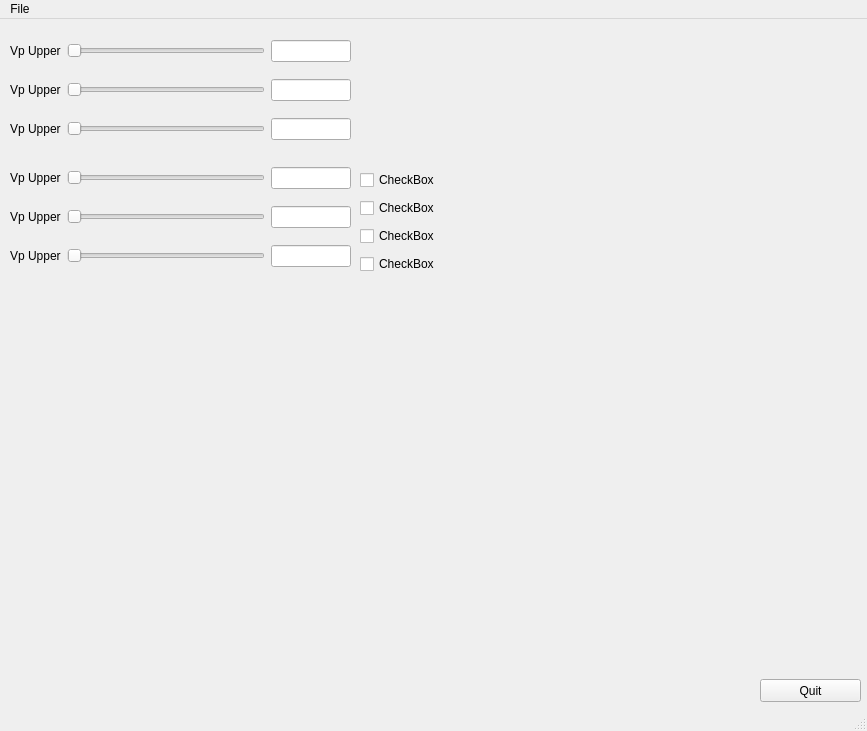
<?xml version="1.0" encoding="UTF-8"?>
<ui version="4.0">
 <class>MainWindow</class>
 <widget class="QMainWindow" name="MainWindow">
  <property name="geometry">
   <rect>
    <x>0</x>
    <y>0</y>
    <width>867</width>
    <height>731</height>
   </rect>
  </property>
  <property name="windowTitle">
   <string>MainWindow</string>
  </property>
  <widget class="QWidget" name="centralwidget">
   <widget class="QPushButton" name="pushButton_quit">
    <property name="geometry">
     <rect>
      <x>760</x>
      <y>660</y>
      <width>101</width>
      <height>23</height>
     </rect>
    </property>
    <property name="text">
     <string>Quit</string>
    </property>
   </widget>
   <widget class="QWidget" name="verticalLayoutWidget">
    <property name="geometry">
     <rect>
      <x>10</x>
      <y>10</y>
      <width>341</width>
      <height>251</height>
     </rect>
    </property>
    <layout class="QVBoxLayout" name="slidersvLayout">
     <item>
      <layout class="QHBoxLayout" name="hLayout1">
       <item>
        <widget class="QLabel" name="label_1">
         <property name="text">
          <string>Vp Upper</string>
         </property>
        </widget>
       </item>
       <item>
        <widget class="QSlider" name="horizontalSlider_5">
         <property name="enabled">
          <bool>true</bool>
         </property>
         <property name="maximumSize">
          <size>
           <width>200</width>
           <height>16777215</height>
          </size>
         </property>
         <property name="orientation">
          <enum>Qt::Horizontal</enum>
         </property>
        </widget>
       </item>
       <item>
        <widget class="QLineEdit" name="lineEdit_1">
         <property name="maximumSize">
          <size>
           <width>80</width>
           <height>16777215</height>
          </size>
         </property>
        </widget>
       </item>
      </layout>
     </item>
     <item>
      <layout class="QHBoxLayout" name="hLayout2">
       <item>
        <widget class="QLabel" name="label_4">
         <property name="text">
          <string>Vp Upper</string>
         </property>
        </widget>
       </item>
       <item>
        <widget class="QSlider" name="horizontalSlider_4">
         <property name="enabled">
          <bool>true</bool>
         </property>
         <property name="maximumSize">
          <size>
           <width>200</width>
           <height>16777215</height>
          </size>
         </property>
         <property name="orientation">
          <enum>Qt::Horizontal</enum>
         </property>
        </widget>
       </item>
       <item>
        <widget class="QLineEdit" name="lineEdit_4">
         <property name="maximumSize">
          <size>
           <width>80</width>
           <height>16777215</height>
          </size>
         </property>
        </widget>
       </item>
      </layout>
     </item>
     <item>
      <layout class="QHBoxLayout" name="hLayout3">
       <item>
        <widget class="QLabel" name="label_3">
         <property name="text">
          <string>Vp Upper</string>
         </property>
        </widget>
       </item>
       <item>
        <widget class="QSlider" name="horizontalSlider_3">
         <property name="enabled">
          <bool>true</bool>
         </property>
         <property name="maximumSize">
          <size>
           <width>200</width>
           <height>16777215</height>
          </size>
         </property>
         <property name="orientation">
          <enum>Qt::Horizontal</enum>
         </property>
        </widget>
       </item>
       <item>
        <widget class="QLineEdit" name="lineEdit_3">
         <property name="maximumSize">
          <size>
           <width>80</width>
           <height>16777215</height>
          </size>
         </property>
        </widget>
       </item>
      </layout>
     </item>
     <item>
      <spacer name="verticalSpacer">
       <property name="orientation">
        <enum>Qt::Vertical</enum>
       </property>
       <property name="sizeType">
        <enum>QSizePolicy::Fixed</enum>
       </property>
       <property name="sizeHint" stdset="0">
        <size>
         <width>10</width>
         <height>10</height>
        </size>
       </property>
      </spacer>
     </item>
     <item>
      <layout class="QHBoxLayout" name="hLayout4">
       <item>
        <widget class="QLabel" name="label_5">
         <property name="text">
          <string>Vp Upper</string>
         </property>
        </widget>
       </item>
       <item>
        <widget class="QSlider" name="horizontalSlider_6">
         <property name="enabled">
          <bool>true</bool>
         </property>
         <property name="maximumSize">
          <size>
           <width>200</width>
           <height>16777215</height>
          </size>
         </property>
         <property name="orientation">
          <enum>Qt::Horizontal</enum>
         </property>
        </widget>
       </item>
       <item>
        <widget class="QLineEdit" name="lineEdit_5">
         <property name="maximumSize">
          <size>
           <width>80</width>
           <height>16777215</height>
          </size>
         </property>
        </widget>
       </item>
      </layout>
     </item>
     <item>
      <layout class="QHBoxLayout" name="hLayout5">
       <item>
        <widget class="QLabel" name="label_6">
         <property name="text">
          <string>Vp Upper</string>
         </property>
        </widget>
       </item>
       <item>
        <widget class="QSlider" name="horizontalSlider_2">
         <property name="enabled">
          <bool>true</bool>
         </property>
         <property name="maximumSize">
          <size>
           <width>200</width>
           <height>16777215</height>
          </size>
         </property>
         <property name="orientation">
          <enum>Qt::Horizontal</enum>
         </property>
        </widget>
       </item>
       <item>
        <widget class="QLineEdit" name="lineEdit_6">
         <property name="maximumSize">
          <size>
           <width>80</width>
           <height>16777215</height>
          </size>
         </property>
        </widget>
       </item>
      </layout>
     </item>
     <item>
      <layout class="QHBoxLayout" name="hLayout6">
       <item>
        <widget class="QLabel" name="label_7">
         <property name="text">
          <string>Vp Upper</string>
         </property>
        </widget>
       </item>
       <item>
        <widget class="QSlider" name="horizontalSlider">
         <property name="enabled">
          <bool>true</bool>
         </property>
         <property name="maximumSize">
          <size>
           <width>200</width>
           <height>16777215</height>
          </size>
         </property>
         <property name="orientation">
          <enum>Qt::Horizontal</enum>
         </property>
        </widget>
       </item>
       <item>
        <widget class="QLineEdit" name="lineEdit_7">
         <property name="maximumSize">
          <size>
           <width>80</width>
           <height>16777215</height>
          </size>
         </property>
        </widget>
       </item>
      </layout>
     </item>
    </layout>
   </widget>
   <widget class="QWidget" name="horizontalLayoutWidget_7">
    <property name="geometry">
     <rect>
      <x>10</x>
      <y>270</y>
      <width>851</width>
      <height>381</height>
     </rect>
    </property>
    <layout class="QHBoxLayout" name="plotLayout"/>
   </widget>
   <widget class="QWidget" name="verticalLayoutWidget_2">
    <property name="geometry">
     <rect>
      <x>360</x>
      <y>149</y>
      <width>160</width>
      <height>111</height>
     </rect>
    </property>
    <layout class="QVBoxLayout" name="verticalLayout">
     <item>
      <widget class="QCheckBox" name="checkBox">
       <property name="text">
        <string>CheckBox</string>
       </property>
      </widget>
     </item>
     <item>
      <widget class="QCheckBox" name="checkBox_2">
       <property name="text">
        <string>CheckBox</string>
       </property>
      </widget>
     </item>
     <item>
      <widget class="QCheckBox" name="checkBox_3">
       <property name="text">
        <string>CheckBox</string>
       </property>
      </widget>
     </item>
     <item>
      <widget class="QCheckBox" name="checkBox_4">
       <property name="text">
        <string>CheckBox</string>
       </property>
      </widget>
     </item>
    </layout>
   </widget>
  </widget>
  <widget class="QMenuBar" name="menubar">
   <property name="geometry">
    <rect>
     <x>0</x>
     <y>0</y>
     <width>867</width>
     <height>21</height>
    </rect>
   </property>
   <widget class="QMenu" name="menuFile">
    <property name="title">
     <string>File</string>
    </property>
    <addaction name="actionQuit"/>
   </widget>
   <addaction name="menuFile"/>
  </widget>
  <widget class="QStatusBar" name="statusbar"/>
  <action name="actionQuit">
   <property name="text">
    <string>Quit</string>
   </property>
  </action>
 </widget>
 <resources/>
 <connections/>
</ui>
